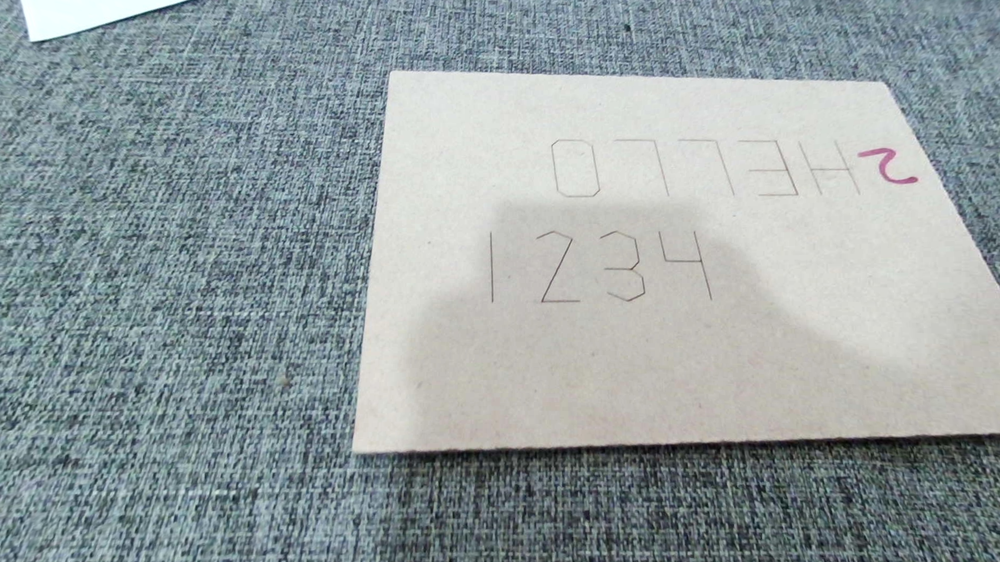
#> input picture imageFunc/sample4.png, 1000 x 562 px, shrunk from 1920 x 1080 before the run, found by its file name
$ python ImgTxt.py
#> lines starting #> are read from the running program, lines starting #| are printed output that depends on the picture; after the words box and inside, x2 and y2 are one past the last pixel; in counts of white or black regions, pixels touching at a corner belong together
# Import required packages
import cv2
import pytesseract

# Mention the installed location of Tesseract-OCR in your system
#pytesseract.pytesseract.tesseract_cmd = 'System_path_to_tesseract.exe'

# Read image from which text needs to be extracted
img = cv2.imread("sample4.png")
#> img is the input picture: shape (562, 1000, 3); mean B, G, R 161.3, 159.5, 149

# Preprocessing the image starts

# Convert the image to gray scale
gray = cv2.cvtColor(img, cv2.COLOR_BGR2GRAY)

# Performing OTSU threshold
ret, thresh1 = cv2.threshold(gray, 0, 255, cv2.THRESH_OTSU | cv2.THRESH_BINARY_INV)
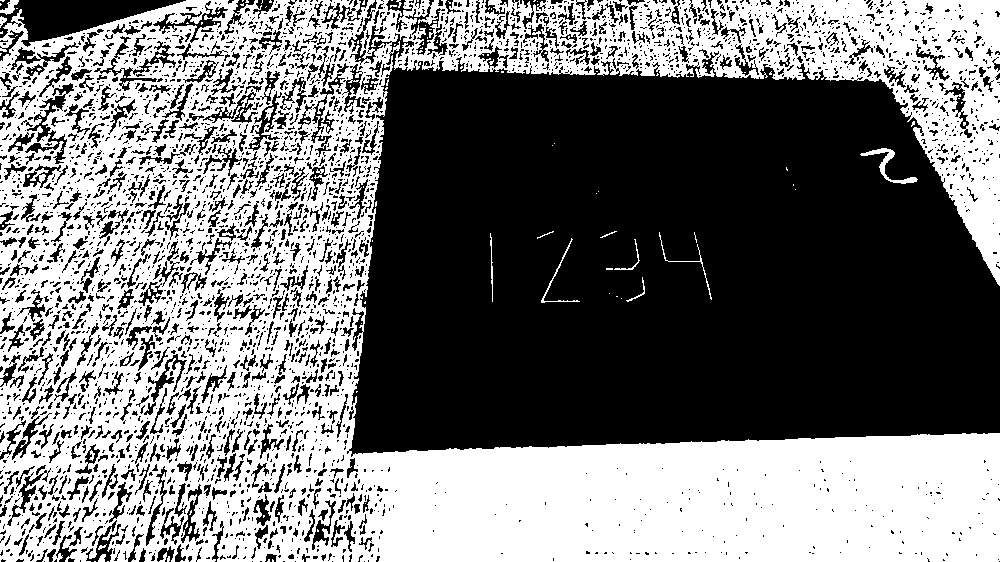
#> thresh1: shape (562, 1000); 47.7% white; 188 white regions (162 under 20 px), largest, box (x1, y1, x2, y2) and area: (0, 0, 1000, 562) 265632, (860, 148, 918, 184) 396, (541, 238, 580, 303) 170
#> ret = 154

# Specify structure shape and kernel size.
# Kernel size increases or decreases the area
# of the rectangle to be detected.
# A smaller value like (10, 10) will detect
# each word instead of a sentence.
rect_kernel = cv2.getStructuringElement(cv2.MORPH_RECT, (18, 18))

# Applying dilation on the threshold image
dilation = cv2.dilate(thresh1, rect_kernel, iterations = 1)
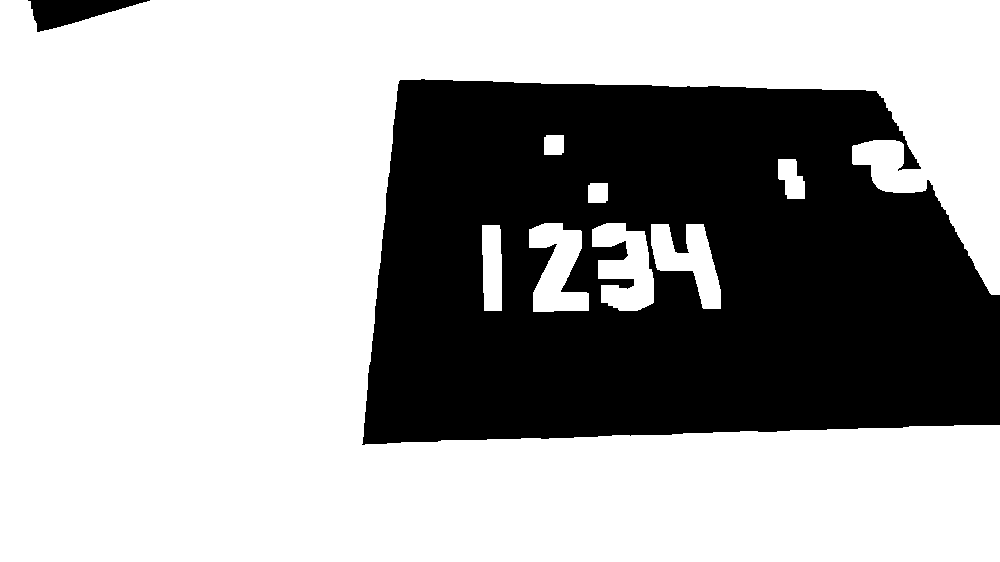
#> dilation: shape (562, 1000); 66.5% white; 2 black regions

# Finding contours
contours, hierarchy = cv2.findContours(dilation, cv2.RETR_EXTERNAL,
                                                 cv2.CHAIN_APPROX_NONE)
#> contours = 8 contours; box (x1, y1, x2, y2) and area: (0, 0, 1000, 562) 358158, (592, 223, 654, 311) 3436, (529, 223, 589, 312) 3228, (651, 224, 721, 309) 2918, (482, 225, 502, 311) 1510, (778, 159, 805, 199) 727, (588, 183, 608, 203) 354, (544, 135, 564, 155) 354

# Creating a copy of image
im2 = img.copy()

imgTexts = []

# Looping through the identified contours
# Then rectangular part is cropped and passed on
# to pytesseract for extracting text from it
# Extracted text is then written into the text file
for cnt in contours:
    x, y, w, h = cv2.boundingRect(cnt)
    # Drawing a rectangle on copied image
    rect = cv2.rectangle(im2, (x, y), (x + w, y + h), (0, 255, 0), 2)

    # Cropping the text block for giving input to OCR
    cropped = im2[y:y + h, x:x + w]
    imgTexts.append(cropped)
    # Open the file in append mode

    # Apply OCR on the cropped image
#> (the run stopped early here; a loop or call above may not have finished)
